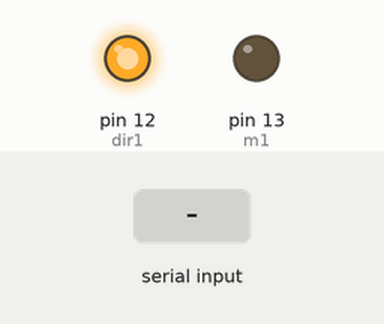
Simulated run of this sketch. Board: Arduino Uno, built with avr-gcc and run on an emulated ATmega328P. Shown: output pins drawn as LEDs (lit = HIGH). Inputs (shaded band) come from the test bench. What the sketch prints to the serial monitor is not drawn.

Above: at 1.2 s.
1.3 s: byte 30 received over Serial
2.8 s: byte 90 received over Serial
4.3 s: byte 120 received over Serial
Timing chart, 0 to 7.3 s (numbered marks = the images above; inputs shaded):
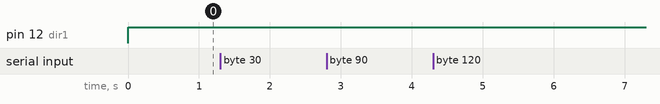

The sketch:

litesh_bhole.ino
```cpp
const int m1=13;
const int dir1=12;
char z;
void setup() {


  pinMode(13,OUTPUT);
  pinMode(12,OUTPUT);
  Serial.begin(9600);
  // put your setup code here, to run once:

}

void loop() {

  z=Serial.read();
  Serial.println(z);
  analogWrite(m1, z);
  digitalWrite(dir1, HIGH);


  // put your main code here, to run repeatedly:

}
```
